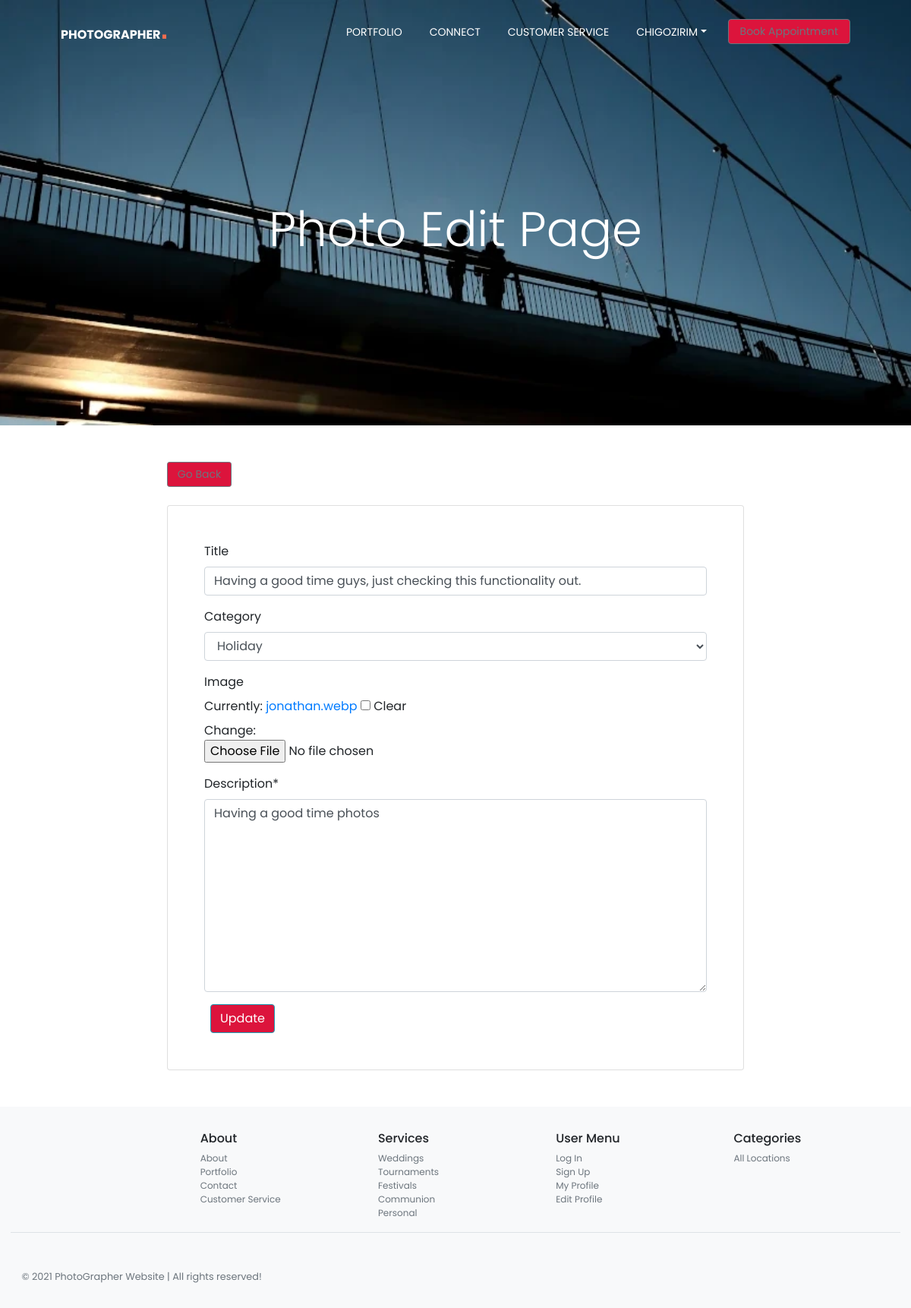
Screenshot of /5/edit/ (signed in) with the database file from the repository.
### photos/models.py (models this page shows, shortened)
class Photo(models.Model):
    id = models.AutoField(primary_key=True)
    title = models.CharField(max_length=30,  null=True, blank=True, default='')
    category = models.ForeignKey(
        Category, on_delete=models.SET_NULL, null=True, blank=True)
    image = models.ImageField(null=True, blank=True, default='')
    description = models.TextField()
    date = models.DateTimeField(auto_now=True)
    visits = models.IntegerField(default=0)
    last_visit = models.DateTimeField(blank=True, null=True)
    created = models.DateTimeField(default=timezone.now)
    updated = models.DateTimeField(default=timezone.now)
    author = models.ForeignKey(
        User,
        default=None,
        on_delete=models.CASCADE,
    )
    likes = models.ManyToManyField(
        User, related_name='photo_likes')
    class Meta:
        ordering = ('-created',)
        verbose_name = 'photo'
        verbose_name_plural = 'photos'

### photos/views.py (the view)
# urls.py: path('<int:pk>/edit/', editPhoto.as_view(), name='photo_edit'),
class editPhoto(LoginRequiredMixin, UserPassesTestMixin, UpdateView):
    model = Photo
    fields = ('title', 'category', 'image', 'description')
    template_name = 'photo_edit.html'
    def test_func(self):
        obj = self.get_object()
        return obj.author == self.request.user

### photos/models.py (called while the page is built)
    def __str__(self):
        return self.name

### templates/photo_edit.html (shortened to what this page needs)
{% extends 'base.html' %}
{% block content %}
<section class="banner2 mtop pb-5" id="banner">
    <div class="col-md-12 col-sm-12 col-xs-12 mx-auto" >
        <h1 class="display-1 text-center text-white fw-bold">Photo Edit Page</h1>
    </div>
</section>
    <div class="container my-5">
        {% load crispy_forms_tags %}
        <div class="row justify-content-center">
            <div class="col-md-8">
                <a class="btn btn-sm btn-outline-secondary" href="{% url 'gallery' %}">Go Back</a>
                <div class="card p-5 mt-4 p-edit">
                    <form action="" method="post">
                        {{ form|crispy }}
                        <button class="btn btn-info ml-2" type="submit">Update</button>
                    </form>
                </div>
            </div>
        </div>
    </div>
{% endblock content %}

### templates/base.html (shortened to what this page needs)
{% load static %}
<!doctype html>
<html lang="en">
<head>
  <link rel="stylesheet" href="https://cdnjs.cloudflare.com/ajax/libs/font-awesome/6.0.0-beta2/css/all.min.css">
  <link rel="stylesheet" href="https://unpkg.com/boxicons@latest/css/boxicons.min.css">
  <link rel="stylesheet" href="https://cdn.jsdelivr.net/npm/bootstrap@4.6.0/dist/css/bootstrap.min.css"
>
  <link rel="stylesheet" href="https://cdnjs.cloudflare.com/ajax/libs/font-awesome/6.0.0-beta2/css/all.min.css">
  <link href="https://cdnjs.cloudflare.com/ajax/libs/font-awesome/5.13.0/css/all.min.css" rel="stylesheet">
  <link rel="stylesheet" type="text/css" href="{% static 'css/custom.css' %}">
  <link rel="stylesheet" type="text/css" href="{% static 'css/home.css' %}">
</head>
<body>
  <header class="header">
    <nav class="navbar navbar-expand-lg fixed-top pb-3">
      <div class="container-fluid mx-5 nave-menu">
        <a href="{% url 'gallery' %}" class="navbar-brand font-weight-bold" id="logo">PhotoGrapher<span>.</span> </a>
        <div id="navbarSupportedContent" class="collapse navbar-collapse">
          <ul class="navbar-nav ml-auto">
            <li class="nav-item"><a href="{% url 'gallery' %}" class="nav-link text-uppercase">Portfolio</a></li>
            <li class="nav-item"><a href="{% url 'about' %}" class="nav-link text-uppercase">Connect</a></li>
            <li class="nav-item"><a href="{% url 'accounts:customer_service' %}" class="nav-link text-uppercase">Customer Service</a></li>
          </ul>
          {% if user.is_authenticated %}
          <ul class="nav navbar-nav ms-auto">
            <li class="nav-item dropdown">
              <a href="{% url 'accounts:myprofile' %}" class="nav-link dropdown-toggle text-uppercase"
                data-bs-toggle="dropdown">{{user.username}}</a>
            </li>
          </ul>
          {% endif %}
          <a href="{% url 'contact' %}" class="btn btn-outline-secondary btn-rounded nav_button">Book Appointment</a>
        </div>
      </div>
    </nav>
  </header>
  <div class="container-fluid">
    <div class="row">
      {% block content %}
      {% endblock content %}
    </div>
  </div>
  <footer class="container-fluid p-5  bg-light mt-auto footer">
    <div class="row">
      <div class="col-12 col-md">
      </div>
      <div class="col-6 col-md">
        <h5 class="footer-h5">About</h5>
        <ul class="list-unstyled text-small">
          <li class="text-muted"><a href="{% url 'about' %}">About</a></li>
          <li cla ss="text-muted"><a href="{% url 'gallery' %}">Portfolio</a></li>
          <li class="text-muted"><a href="{% url 'contact' %}">Contact</a></li>
          <li class="text-muted"><a href="{% url 'accounts:customer_service' %}" >Customer Service</a></li>
        </ul>
      </div>
      <div class="col-6 col-md">
        <h5 class="footer-h5">Services</h5>
        <ul class="list-unstyled text-small">
          <li><a class="text-muted" href="#">Weddings</a></li>
          <li><a class="text-muted" href="#">Tournaments</a></li>
          <li><a class="text-muted" href="#">Festivals</a></li>
          <li><a class="text-muted" href="#">Communion</a></li>
          <li><a class="text-muted" href="#">Personal</a></li>
        </ul>
      </div>
      <div class="col-6 col-md">
        <h5 class="footer-h5">User Menu</h5>
        <ul class="list-unstyled text-small">
          <li><a class="text-muted" href="{% url 'login' %}">Log In</a></li>
          <li><a class="text-muted" href="{% url 'accounts:signup' %}">Sign Up</a></li>
          <li><a class="text-muted" href="{% url 'accounts:myprofile' %}">My Profile</a></li>
          <li><a class="text-muted" href="{% url 'accounts:edit_profile' %}">Edit Profile</a></li>
        </ul>
      </div>
      <div class="col-6 col-md">
        <h5 class="footer-h5">Categories</h5>
        <ul class="list-unstyled text-small">
          <li>
            <a class="text-muted" href="{% url 'gallery' %}">All Locations</a>
          </li>
        </ul>
      </div>
    </div>
    <div class="container-fluid border-top">
      <small class="d-block mt-5 text-muted copyright">&copy; 2021 PhotoGrapher Website | All rights reserved!</small>
    </div>
  </footer>
</body>
</html>

### static/css/custom.css (style rules this page uses)
* { font-family: 'Poppins', sans-serif; padding: 0; margin: 0; list-style: none; text-decoration: none; box-sizing: border-box; scroll-behavior: smooth; }
body, html { width: 100%; height: 100%; margin: 0; padding: 0;; }
:root { --primary-color: #0062a8; --secondary-color: #F26C4F; --dark-color: #22303e; --light-color: #ffffff; --gray-color: #f5f5f5; }
.btn { background: crimson; }
#logo { color: var(--light-color); text-transform: uppercase; font-size: 24px; font-weight: 500; letter-spacing: 2px; }
#logo span { color: var(--secondary-color); font-size: 36px; font-weight: 900; font-family: 'Agency FB', sans-serif; }
.navbar { background-color: var(--light-color); color: var(--dark-color); }
.row { display: flex; flex-direction: row; flex-wrap: wrap; }
.container-fluid { margin-left: 0; }
.container-fluid section { margin: 0; }
.row { margin: 0; }
.col-md-8 { padding: 0; }
.mtop { margin-top: -100px; }
.row { position: relative; width: 100%; display: flex; justify-content: space-between; }
.container, .container-fluid, .container-lg, .container-md, .container-sm, .container-xl { width: 100%; padding-right: 0; padding-left: 0; margin-right: auto; margin-left: auto; }
.card { background-color: #fff; }
.navbar { transition: all 0.4s; z-index: 1000; }
.navbar .nav-link { color: #fff; }
.nav li, .navbar .navbar-nav li { position: relative; }
.text-small { font-size: 0.9rem !important; }
body { min-height: 100vh; }
.p-edit form textarea { position: relative; column-span: 10; }
footer ul li, footer ul li a { text-decoration: none; list-style: none; color: #6c757d !important; }
.nav_button { padding: 5px 15px; }
.navbar-expand-lg .navbar-nav .nav-link { margin-right: 20px; }
@media screen and ( min-width: 200px) { .navbar { background-color: #fff0; color: var(--light-color); padding-left: 1rem; padding-right: 1rem; padding-top: 1rem; } }
@media screen and ( min-width: 200px) { #logo { font-size: 16px; letter-spacing: 0; } }
@media screen and ( min-width: 200px) { .nave-menu { margin-left: 0; margin-right: 0; margin-top: -20px; } }
@media screen and ( min-width: 200px) { .navbar .mx-5 { margin-left: 0 !important; margin-right: 0 !important; } }
@media screen and ( min-width: 200px) { .navbar-brand { padding-top: 0; } }
@media screen and ( min-width: 200px) { .navbar-nav .nav-link { font-size: 14px; line-height: 12px; } }
@media screen and ( min-width: 200px) { .btn-group-sm > .btn, .btn-sm { padding: .3rem .8rem; } }
@media screen and ( min-width: 200px) { .footer { padding: 2rem 0 !important; } }
@media screen and ( min-width: 200px) { .footer-h5 { font-size: 1rem; } }
@media screen and ( min-width: 200px) { footer ul li, footer ul li a { font-size: 12px !important; } }
@media screen and ( min-width: 200px) { .copyright { margin-left: 14px; } }
@media screen and ( min-width: 200px) { .nav_button { font-size: 14px; } }
@media screen and (min-width:300px) { .footer { padding: 2rem .9rem !important; } }
@media screen and (min-width:578px) { .display-1 { font-size: 4rem; } }
@media screen and (min-width:1024px) { .navbar { padding-left: 5rem; padding-right: 5rem; padding-top: 2rem; } }

### static/css/home.css (style rules this page uses)
* { font-family: 'Poppins', sans-serif; padding: 0; margin: 0; list-style: none; text-decoration: none; box-sizing: border-box; scroll-behavior: smooth; }
:root { --primary-color: #0062a8; --secondary-color: #F26C4F; --dark-color: #22303e; --light-color: #ffffff; --gray-color: #f5f5f5; }
section { padding: 100px; }
.banner2 { position: relative; width: 100%; height: 70vh; display: flex; justify-items: center; align-items: center; background-image: url("../images/banner.webp"); background-size: cover; top: 100; transition: 0.2s; }
.row { position: relative; width: 100%; display: flex; justify-content: space-between; }

### rows the page displays
Photo: title "Having a good time guys, just checking this functionality out.", category "Holiday", description "Having a good time photos"

### other values shown
{{ user.username }} "CHIGOZIRIM"
